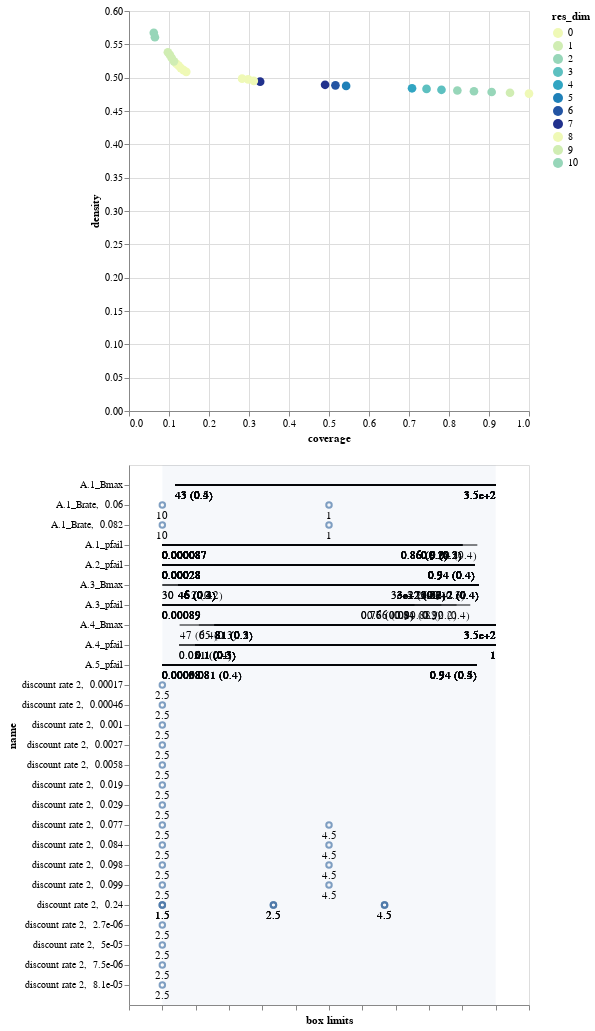

Write notebook code for a chart like this one.
### Code cell
box.inspect_tradeoff()

### Figure 1 — Vega-Lite specification as saved in the notebook (floating-point values rounded to 4 significant figures; data arrays with more than 128 entries replaced by an {"elided": "..."} marker saying what was removed)
{"config": {"view": {"continuousWidth": 400, "continuousHeight": 300}}, "vconcat": [{"data": {"name": "data-2d1574892837dfbe0cdc699534d3cd7e"}, "mark": {"type": "circle", "size": 75}, "encoding": {"color": {"type": "ordinal", "field": "res_dim", "scale": {"range": ["#eff9b6", "#d0edb3", "#97d6b9", "#5dc0c0", "#31a5c2", "#1f80b8", "#2354a3", "#21318d"]}}, "opacity": {"condition": {"value": 1, "selection": "selector002"}, "value": 0.4}, "tooltip": [{"type": "ordinal", "field": "id"}, {"type": "quantitative", "field": "coverage", "format": ".2"}, {"type": "quantitative", "field": "density", "format": ".2"}, {"type": "ordinal", "field": "res_dim"}], "x": {"type": "quantitative", "field": "coverage"}, "y": {"type": "quantitative", "field": "density"}}, "height": 400, "selection": {"selector002": {"type": "single", "fields": ["id"]}}, "width": 400}, {"layer": [{"data": {"name": "data-d2660335aa04fb30ac7eee0f0a7da54b"}, "mark": "rule", "encoding": {"x": {"type": "quantitative", "axis": {"grid": false, "labels": false, "title": "box limits"}, "field": "x_lower", "scale": {"domain": [0, 1], "padding": 0.1}}, "x2": {"field": "x_upper"}, "y": {"type": "nominal", "field": "name", "scale": {"padding": 1.0}}}, "transform": [{"calculate": "(datum.x1-datum.minimum)/(datum.maximum-datum.minimum)", "as": "x_lower"}, {"calculate": "(datum.x2-datum.minimum)/(datum.maximum-datum.minimum)", "as": "x_upper"}, {"filter": {"selection": "selector002"}}], "width": 400}, {"data": {"name": "data-d2660335aa04fb30ac7eee0f0a7da54b"}, "mark": {"type": "text", "align": "left", "baseline": "top", "dy": 5}, "encoding": {"text": {"type": "ordinal", "field": "text"}, "x": {"type": "quantitative", "axis": {"grid": false, "labels": false, "title": "box limits"}, "field": "x_lower", "scale": {"domain": [0, 1], "padding": 0.1}}, "x2": {"field": "x_upper"}, "y": {"type": "nominal", "field": "name", "scale": {"padding": 1.0}}}, "transform": [{"calculate": "(datum.x1-datum.minimum)/(datum.maximum-datum.minimum)", "as": "x_lower"}, {"calculate": "(datum.x2-datum.minimum)/(datum.maximum-datum.minimum)", "as": "x_upper"}, {"filter": {"selection": "selector002"}}, {"calculate": "datum.qp_lower>0?format(datum.x1, \".2\")+\" (\"+format(datum.qp_lower, \".1~g\")+\")\" :format(datum.x1, \".2\")", "as": "text"}], "width": 400}, {"data": {"name": "data-d2660335aa04fb30ac7eee0f0a7da54b"}, "mark": {"type": "text", "align": "right", "baseline": "top", "dy": 5}, "encoding": {"text": {"type": "ordinal", "field": "text"}, "x": {"type": "quantitative", "field": "x_upper"}, "x2": {"field": "x_upper"}, "y": {"type": "nominal", "field": "name", "scale": {"padding": 1.0}}}, "transform": [{"calculate": "(datum.x1-datum.minimum)/(datum.maximum-datum.minimum)", "as": "x_lower"}, {"calculate": "(datum.x2-datum.minimum)/(datum.maximum-datum.minimum)", "as": "x_upper"}, {"filter": {"selection": "selector002"}}, {"calculate": "datum.qp_upper>0?format(datum.x2, \".2\")+\" (\"+format(datum.qp_upper, \".1\")+\")\" :format(datum.x2, \".2\")", "as": "text"}], "width": 400}, {"data": {"name": "data-bb8d07f6df3d47a6a475317795287b23"}, "mark": {"type": "rect", "opacity": 0.05}, "encoding": {"x": {"type": "quantitative", "field": "start"}, "x2": {"field": "end"}}}, {"data": {"name": "data-8d37037c4e3cd9b29b16fdce53d8db67"}, "mark": "point", "encoding": {"x": {"type": "quantitative", "field": "x"}, "y": {"type": "nominal", "field": "name"}}, "transform": [{"filter": {"selection": "selector002"}}], "width": 400}, {"data": {"name": "data-8d37037c4e3cd9b29b16fdce53d8db67"}, "mark": {"type": "text", "align": "center", "baseline": "top", "dy": 5}, "encoding": {"text": {"type": "nominal", "field": "item"}, "x": {"type": "quantitative", "field": "x"}, "y": {"type": "nominal", "field": "name"}}, "transform": [{"filter": {"selection": "selector002"}}], "width": 400}]}], "$schema": "https://vega.github.io/schema/vega-lite/v4.8.1.json", "datasets": {"data-2d1574892837dfbe0cdc699534d3cd7e": [{"coverage": 1.0, "density": 0.4761, "id": 0, "mass": 1.0, "mean": 0.4761, "res_dim": 0}, {"coverage": 0.9525, "density": 0.4774, "id": 1, "mass": 0.95, "mean": 0.4774, "res_dim": 1}, {"coverage": 0.9067, "density": 0.4786, "id": 2, "mass": 0.902, "mean": 0.4786, "res_dim": 2}, {"coverage": 0.8624, "density": 0.4797, "id": 3, "mass": 0.856, "mean": 0.4797, "res_dim": 2}, {"coverage": 0.8209, "density": 0.4807, "id": 4, "mass": 0.813, "mean": 0.4807, "res_dim": 2}, {"coverage": 0.7812, "density": 0.4818, "id": 5, "mass": 0.772, "mean": 0.4818, "res_dim": 3}, {"coverage": 0.7439, "density": 0.4832, "id": 6, "mass": 0.733, "mean": 0.4832, "res_dim": 3}, {"coverage": 0.7076, "density": 0.484, "id": 7, "mass": 0.696, "mean": 0.484, "res_dim": 4}, {"coverage": 0.5428, "density": 0.4876, "id": 8, "mass": 0.53, "mean": 0.4876, "res_dim": 5}, {"coverage": 0.5161, "density": 0.4885, "id": 9, "mass": 0.503, "mean": 0.4885, "res_dim": 6}, {"coverage": 0.4902, "density": 0.4893, "id": 10, "mass": 0.477, "mean": 0.4893, "res_dim": 7}, {"coverage": 0.3279, "density": 0.494, "id": 11, "mass": 0.316, "mean": 0.494, "res_dim": 7}, {"coverage": 0.312, "density": 0.4952, "id": 12, "mass": 0.3, "mean": 0.4952, "res_dim": 8}, {"coverage": 0.2978, "density": 0.4975, "id": 13, "mass": 0.285, "mean": 0.4975, "res_dim": 8}, {"coverage": 0.2827, "density": 0.4986, "id": 14, "mass": 0.27, "mean": 0.4986, "res_dim": 8}, {"coverage": 0.1432, "density": 0.5087, "id": 15, "mass": 0.134, "mean": 0.5087, "res_dim": 8}, {"coverage": 0.1364, "density": 0.5114, "id": 16, "mass": 0.127, "mean": 0.5114, "res_dim": 8}, {"coverage": 0.1296, "density": 0.5144, "id": 17, "mass": 0.12, "mean": 0.5144, "res_dim": 8}, {"coverage": 0.124, "density": 0.518, "id": 18, "mass": 0.114, "mean": 0.518, "res_dim": 8}, {"coverage": 0.1182, "density": 0.5211, "id": 19, "mass": 0.108, "mean": 0.5211, "res_dim": 8}, {"coverage": 0.1124, "density": 0.5245, "id": 20, "mass": 0.102, "mean": 0.5245, "res_dim": 9}, {"coverage": 0.1068, "density": 0.5295, "id": 21, "mass": 0.096, "mean": 0.5295, "res_dim": 9}, {"coverage": 0.1021, "density": 0.5342, "id": 22, "mass": 0.091, "mean": 0.5342, "res_dim": 9}, {"coverage": 0.0972, "density": 0.5381, "id": 23, "mass": 0.086, "mean": 0.5381, "res_dim": 9}, {"coverage": 0.06476, "density": 0.5606, "id": 24, "mass": 0.055, "mean": 0.5606, "res_dim": 10}, {"coverage": 0.06196, "density": 0.5673, "id": 25, "mass": 0.052, "mean": 0.5673, "res_dim": 10}], "data-d2660335aa04fb30ac7eee0f0a7da54b": {"elided": "142 records"}, "data-bb8d07f6df3d47a6a475317795287b23": [{"start": 0, "end": 1}], "data-8d37037c4e3cd9b29b16fdce53d8db67": [{"name": "discount rate 2,  0.24", "n_items": 4, "item": 1.5, "id": 8, "x": 0.0}, {"name": "discount rate 2,  0.24", "n_items": 4, "item": 2.5, "id": 8, "x": 0.3333}, {"name": "discount rate 2,  0.24", "n_items": 4, "item": 4.5, "id": 8, "x": 0.6667}, {"name": "discount rate 2,  0.24", "n_items": 4, "item": 1.5, "id": 9, "x": 0.0}, {"name": "discount rate 2,  0.24", "n_items": 4, "item": 2.5, "id": 9, "x": 0.3333}, {"name": "discount rate 2,  0.24", "n_items": 4, "item": 4.5, "id": 9, "x": 0.6667}, {"name": "discount rate 2,  0.24", "n_items": 4, "item": 1.5, "id": 10, "x": 0.0}, {"name": "discount rate 2,  0.24", "n_items": 4, "item": 2.5, "id": 10, "x": 0.3333}, {"name": "discount rate 2,  0.24", "n_items": 4, "item": 4.5, "id": 10, "x": 0.6667}, {"name": "discount rate 2,  0.099", "n_items": 3, "item": 2.5, "id": 11, "x": 0.0}, {"name": "discount rate 2,  0.099", "n_items": 3, "item": 4.5, "id": 11, "x": 0.5}, {"name": "discount rate 2,  0.084", "n_items": 3, "item": 2.5, "id": 12, "x": 0.0}, {"name": "discount rate 2,  0.084", "n_items": 3, "item": 4.5, "id": 12, "x": 0.5}, {"name": "discount rate 2,  0.077", "n_items": 3, "item": 2.5, "id": 13, "x": 0.0}, {"name": "discount rate 2,  0.077", "n_items": 3, "item": 4.5, "id": 13, "x": 0.5}, {"name": "discount rate 2,  0.098", "n_items": 3, "item": 2.5, "id": 14, "x": 0.0}, {"name": "discount rate 2,  0.098", "n_items": 3, "item": 4.5, "id": 14, "x": 0.5}, {"name": "discount rate 2,  0.029", "n_items": 2, "item": 2.5, "id": 15, "x": 0.0}, {"name": "discount rate 2,  0.019", "n_items": 2, "item": 2.5, "id": 16, "x": 0.0}, {"name": "discount rate 2,  0.0058", "n_items": 2, "item": 2.5, "id": 17, "x": 0.0}, {"name": "discount rate 2,  0.0027", "n_items": 2, "item": 2.5, "id": 18, "x": 0.0}, {"name": "discount rate 2,  0.001", "n_items": 2, "item": 2.5, "id": 19, "x": 0.0}, {"name": "discount rate 2,  0.00046", "n_items": 2, "item": 2.5, "id": 20, "x": 0.0}, {"name": "discount rate 2,  0.00017", "n_items": 2, "item": 2.5, "id": 21, "x": 0.0}, {"name": "discount rate 2,  8.1e-05", "n_items": 2, "item": 2.5, "id": 22, "x": 0.0}, {"name": "discount rate 2,  5e-05", "n_items": 2, "item": 2.5, "id": 23, "x": 0.0}, {"name": "A.1_Brate,  0.082", "n_items": 3, "item": 10.0, "id": 24, "x": 0.0}, {"name": "A.1_Brate,  0.082", "n_items": 3, "item": 1.0, "id": 24, "x": 0.5}, {"name": "discount rate 2,  7.5e-06", "n_items": 2, "item": 2.5, "id": 24, "x": 0.0}, {"name": "A.1_Brate,  0.06", "n_items": 3, "item": 10.0, "id": 25, "x": 0.0}, {"name": "A.1_Brate,  0.06", "n_items": 3, "item": 1.0, "id": 25, "x": 0.5}, {"name": "discount rate 2,  2.7e-06", "n_items": 2, "item": 2.5, "id": 25, "x": 0.0}]}}
